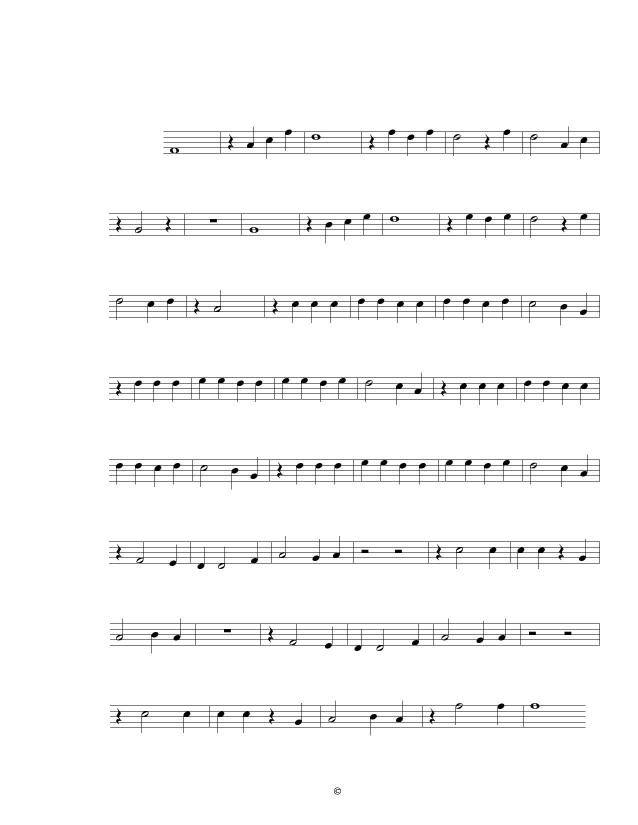
%> input picture Salsipuedes.jpg, 1275 x 1650 px (shown at 1/2 size)
$ octave Proyecto.m   (GNU Octave 9; MATLAB toolbox functions it lacks are replaced by stand-ins)
%> lines starting %> are read from the running program, lines starting %| are printed output that depends on the picture; in (x1, y1, x2, y2) boxes, pixels count from 0 and x2, y2 are one past the last pixel; in counts of white or black regions, pixels touching at a corner belong together; the program's own positions count from 1
### Top.m
function [sound,k] = Top(fs,p,Nom)
%> called with fs = 44100, p = 360, Nom = 'Salsipuedes.jpg'

%Frec = [880 783.991 698.456 659.255 587.33 523.251...
%    493.883 440 391.995 349.228 329.6280 293.6650 261.6260];
  Frec = [880 783.991 698.456 659.255 587.33 523.251...
    466.164 440 391.995 349.228 329.6280 293.6650 261.6260];
Im = imread(Nom);
%> Im is the input picture: size 1650x1275x3 uint8; min 0, max 255, mean 247.8
k = 0;
for i = 1 : length(Nom)
    if Nom(i) == '.'
        k = i-1;
    end
end
%Binariza la imagen.

Imb = double(~imbinarize(Im,graythresh(Im)));
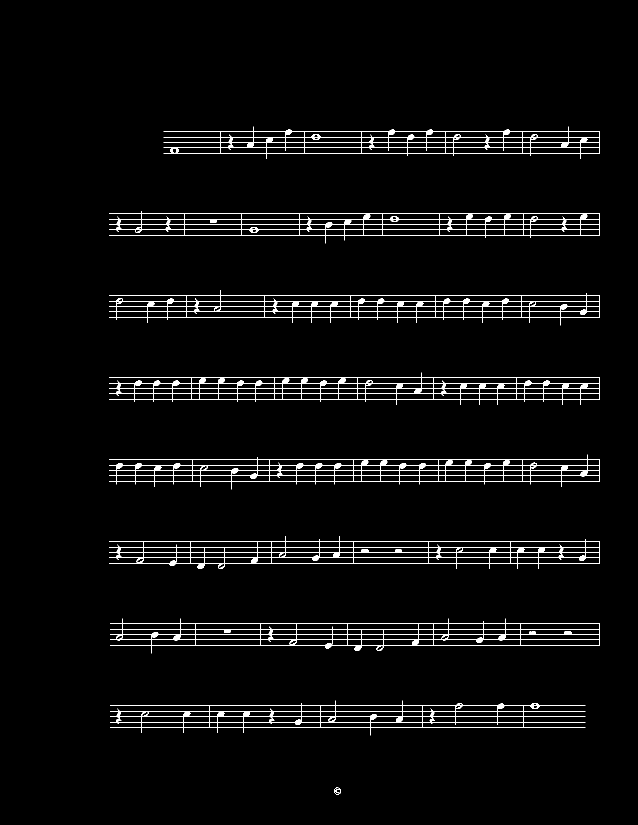
%> Imb: size 1650x1275x3 double (shown at 1/2 size); values 0 (black) and 1 (white), 2.8% white in thin lines or dots, all inside (x1, y1, x2, y2) = (218, 253, 1200, 1589)
disp('Binarizacion lista.')
%Saca las proyecciones verticales y horizontales.
[Pv,Ph] = ProyHY(Imb);
disp('Proyecciones listas.')
%Recorta la imagen por renglones, reconoce y genera los vectores de nota
%y duracion.
[note,duration] = Process(Pv,Ph,Imb,Frec);
disp('Proceso listo.')
[sound] = get_sound(fs,p,note,duration);
disp('Escuche el sonido.')
end

### ProyHY.m
function [Pv,Ph] = ProyHY(x)
%%%%%%%%%%%%%%%%%%%%%%%%%%%%%%%%%%%%%%%%%%
% Calcula el valor de las proyecciones
%horizontal como vertical de la imagen
%(Partitura)
%---Pv--- (Vector de la proyeccion vertical)
%---Ph--- (Vector de la proyeccion horizontal)
%%%%%%%%%%%%%%%%%%%%%%%%%%%%%%%%%%%%%%%%%%
    x = double(x);
    Tam = size(x);
%> Tam = [1650 1275 3]
    v = Tam(1,1);
%> v = 1650
    h = Tam(1,2);
%> h = 1275
    Ph = zeros(1,h);
    Pv = zeros(1,v);
    for i = 1 : h
        Ph(i) = sum(x(:,i))/h;
    end
%> after the loop, Ph = 1275 values, max 0.242 at index 1200, min 0 at index 1, mean 0.0361
    for i = 1 : v
        Pv(i) = sum(x(i,:))/v;
    end
%> after the loop, Pv = 1650 values, max 1.79 at index 428, min 0 at index 1, mean 0.0647
% [18 lines of commented-out code are left out]
end

### deriv.m
function dx = deriv(x)
%%%%%%%%%%%%%%%%%%%%%%%%%%%%%%%
%Deriva una secuencia de datos.
%%%%%%%%%%%%%%%%%%%%%%%%%%%%%%%
h = [1 -1];
dx = conv(x,h);
%> dx = 1651 values, max 1.78 at index 428, min -1.78 at index 472, mean 7.02e-19
dx = dx(1:length(x));
%> dx = 1650 values, max 1.78 at index 428, min -1.78 at index 472, mean 7.02e-19
dx(1) = 0;
end

### Process.m
function [note,duration] = Process(Pv,Ph,Imb,Frec)
%%%%%%%%%%%%%%%%%%%%%%%%%%%%%%%%%%%%%%%%%%%%%%%%%%%%%%%%%%%%%%%%
% Calcula la derivada de las proyecciones.
dPv = deriv(Pv);
%> dPv has the same summary as dx in deriv
dPh = deriv(Ph);
%> dPh = 1275 values, max 0.214 at index 1200, min -0.242 at index 1201, mean -3.27e-20
%%%%%%%%%%%%%%%%%%%%%%%%%%%%%%%%%%%%%%%%%%%%%%%%%%%%%%%%%%%%%%%%
%Encuenta los picos en las derivadas necesarios, lineas del pentagrama y
%Comienzo y  final del pentagrama.
%> the run ends on the next line
[dPvp,dPvl] = findpeaks(dPv,'MinPeakHeight',0.2*max(dPv));
[dPhp,dPhl] = findpeaks(abs(dPh));
%[dPvl,dPhl] = Puntos(Pv,Ph);
%%%%%%%%%%%%%%%%%%%%%%%%%%%%%%%%%%%%%%%%%%%%%%%%%%%%%%%%%%%%%%%%
%Encuentra los intervalos posibles donde estan los renglones del penta-
%grama.
k = 0;
penta = length(dPvl)/5;
Cv = zeros(1,2);

for i = 1 : penta
    k = k + 1;
    t = i - 1;
    P = dPvl(1+5*t:5*i);
    D = max(P)- min(P);
    Cv(i,k) = min(P)- round(D);
    Cv(i,k+1) = max(P)+round(D);
    if Cv(i,k) <= 0
        Cv(i,k) = 1;
    end
    if Cv(i,k+1) > length(Pv)
        Cv(i,k+1) = length(Pv);
    end
    k = 0;
end
Ch = min(dPhl):max(dPhl);
%%%%%%%%%%%%%%%%%%%%%%%%%%%%%%%%%%%%%%%%%%%%%%%%%%%%%%%%%%%%%%%%
%Recorta la imagen binarizada, del corte vertical
Ims = Imb(:,Ch);
%%%%%%%%%%%%%%%%%%%%%%%%%%%%%%%%%%%%%%%%%%%%%%%%%%%%%%%%%%%%%%%%
%Recorta la imagen binarizada, del corte horizontal
%para los renglones y crea el vector de nota y duracion.
k = 0;
note = [];
duration = [];
for i = 1 : penta
    k = k + 1;
    h = Cv(i,k):Cv(i,k+1);
    R = Ims(h,:);
%/==================Arreglo de imagen2=========================\%
%Quita las lineas horizontales.
    Fig  = imdilate(R,strel('square',2));
    Fig  = imerode(Fig,[1 1 1;1 1 0]');
    Fig  = imdilate(Fig,strel('square',2));
    Fig  = imdilate(Fig,ones(5,2));
%Quita las lineas de cada compas.
    Imf = Figuras(Fig,R);
%Quita las lineas horizontales.
    Fig  = imdilate(Imf,strel('square',2));
    Fig  = imerode(Fig,[1 1 1;1 1 0]');
    Fig  = imdilate(Fig,strel('square',2));
    Fig  = imdilate(Fig,ones(5,2));
%\=============================================================/%
     [Pv,Ph]  = ProyHY(Imf);
     [lin,~]  = Puntos(Pv,Ph);

     %[DataSet] = GetDataSet(Fig,Imf);


    [xn,yn]  = Recognition(Fig,Imf,lin,Frec);
     note    = horzcat(note,xn);
    duration = horzcat(duration,yn);
% [5 lines of commented-out code are left out]
    k = 0;
end
% [24 lines of commented-out code are left out]
end

### Proyecto.m
clc,clear,close
fs = 44100;
p = 360;
Nom = 'Salsipuedes.jpg';
tic()
[sound,k] = Top(fs,p,Nom);

$ run again, with Bajo1.JPG copied over Salsipuedes.jpg
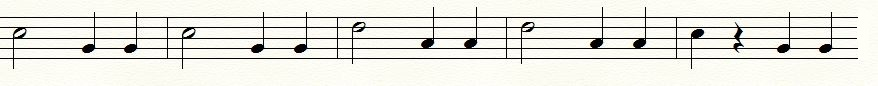
%> input picture Bajo1.JPG, 878 x 86 px
%> in Top, Im is the input picture: size 86x878x3 uint8; mean R, G, B 231.5, 231.2, 224.3
%> in Top, `Imb = double(~imbinarize(Im,graythresh(Im)));`:
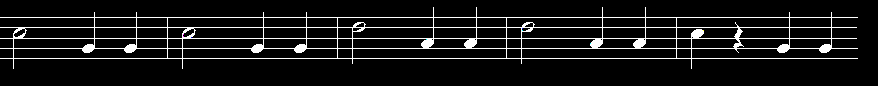
%> Imb: size 86x878x3 double; mean R, G, B 0.0812, 0.0812, 0.0813
%> after the loop in ProyHY, `for i = 1 : h`: Ph = 878 values, max 0.0478 at index 168, min 0 at index 859, mean 0.00795
%> after the loop in ProyHY, `for i = 1 : v`: Pv = 86 values, max 29.93 at index 18, min 0 at index 1, mean 2.49
%> in deriv, `dx = conv(x,h);`: dx = 87 values, max 29.62 at index 59, min -29.76 at index 60, mean 4.08e-17
%> in deriv, `dx = dx(1:length(x));`: dx = 86 values, max 29.62 at index 59, min -29.76 at index 60, mean 4.13e-17
%> dPv has the same summary as dx in deriv
%> dPh = 878 values, max 0.0421 at index 168, min -0.0421 at index 169, mean -6.49e-06

$ run again, with Ejemplo1.JPG copied over Salsipuedes.jpg
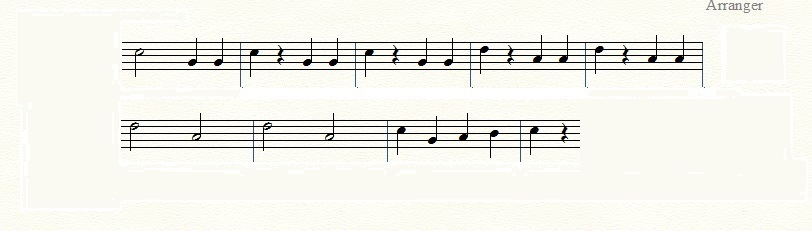
%> input picture Ejemplo1.JPG, 812 x 231 px
%> in Top, Im is the input picture: size 231x812x3 uint8; mean R, G, B 242, 241.8, 234.9
%> in Top, `Imb = double(~imbinarize(Im,graythresh(Im)));`:
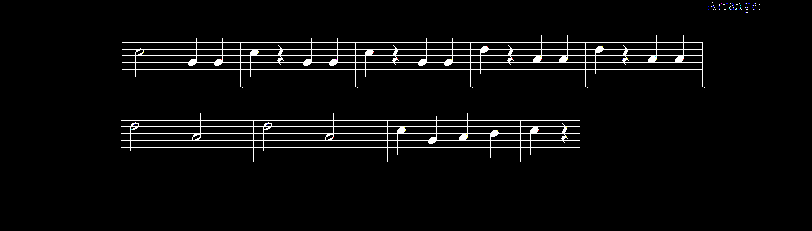
%> Imb: size 231x812x3 double; mean R, G, B 0.038, 0.038, 0.038
%> after the loop in ProyHY, `for i = 1 : h`: Ph = 812 values, max 0.064 at index 254, min 0 at index 1, mean 0.0108
%> after the loop in ProyHY, `for i = 1 : v`: Pv = 231 values, max 7.55 at index 43, min 0 at index 1, mean 0.401
%> in deriv, `dx = conv(x,h);`: dx = 232 values, max 7.42 at index 43, min -7.42 at index 71, mean 0
%> in deriv, `dx = dx(1:length(x));`: dx = 231 values, max 7.42 at index 43, min -7.42 at index 71, mean 0
%> dPv has the same summary as dx in deriv
%> dPh = 812 values, max 0.0493 at index 241, min -0.0554 at index 704, mean -3.42e-20

$ run again, with Ejemplo2.jpg copied over Salsipuedes.jpg
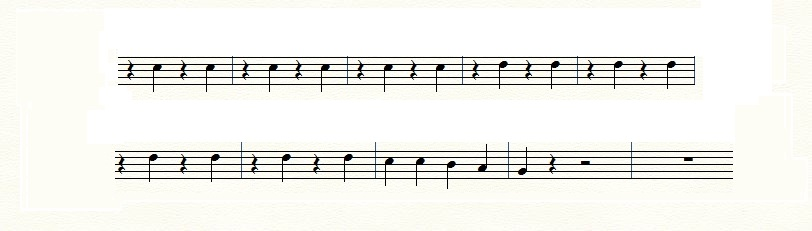
%> input picture Ejemplo2.jpg, 812 x 231 px
%> in Top, Im is the input picture: size 231x812x3 uint8; mean R, G, B 242.5, 242.4, 237.7
%> in Top, `Imb = double(~imbinarize(Im,graythresh(Im)));`:
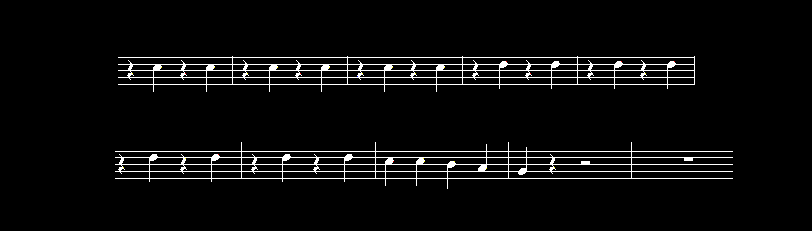
%> Imb: size 231x812x3 double; mean R, G, B 0.0428, 0.0428, 0.0427
%> after the loop in ProyHY, `for i = 1 : h`: Ph = 812 values, max 0.0517 at index 242, min 0 at index 1, mean 0.0122
%> after the loop in ProyHY, `for i = 1 : v`: Pv = 231 values, max 8.03 at index 152, min 0 at index 1, mean 0.451
%> in deriv, `dx = conv(x,h);`: dx = 232 values, max 7.95 at index 152, min -7.95 at index 153, mean -2.87e-18
%> in deriv, `dx = dx(1:length(x));`: dx = 231 values, max 7.95 at index 152, min -7.95 at index 153, mean -2.88e-18
%> dPv has the same summary as dx in deriv
%> dPh = 812 values, max 0.0394 at index 242, min -0.0394 at index 377, mean 6.84e-20
